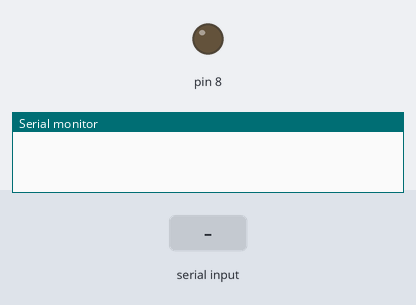
Bench run of a sketch on a simulated Arduino Uno, built with avr-gcc and run on an emulated ATmega328P. Parts: output pins drawn as LEDs (lit = HIGH), the last lines printed to the serial monitor. The test bench sets the inputs (shaded band).

Above: at 1.2 s.
1.3 s: "1" received over the second serial link
At 2.4 s:
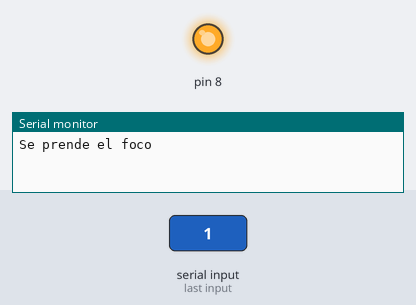
2.8 s: "0" received over the second serial link
At 3.5 s:
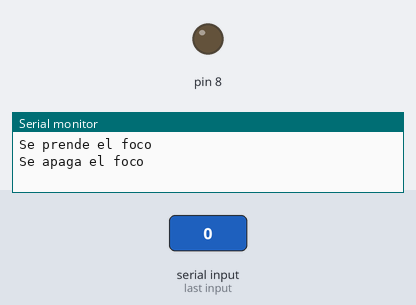
Timing chart, 0 to 5.8 s (numbered marks = the images above; inputs shaded):
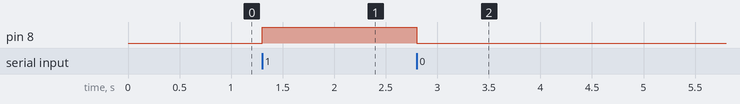

Measured:
- after the input at 1.3 s, pin 8: LOW → HIGH at once
- after the input at 2.8 s, pin 8: HIGH → LOW at once

The sketch:

Practica05.ino
```cpp
#include <SoftwareSerial.h> // libreria que permite establecer pines digitales

SoftwareSerial miBT(3, 4);

char val;

void setup(){
  Serial.begin(9600);   // comunicacion de monitor serial a 9600 bps
  miBT.begin(9600);    // comunicacion serie entre Arduino y el modulo a 38400 bps
  pinMode(8, OUTPUT);
}

void loop(){
  if (miBT.available()){    // si hay informacion disponible desde modulo
     val = miBT.read();

     if(val == '1'){
      digitalWrite(8, HIGH);
      Serial.println("Se prende el foco");
     }

     if(val == '0'){
      digitalWrite(8, LOW);
      Serial.println("Se apaga el foco");
     }
  }
}
```
